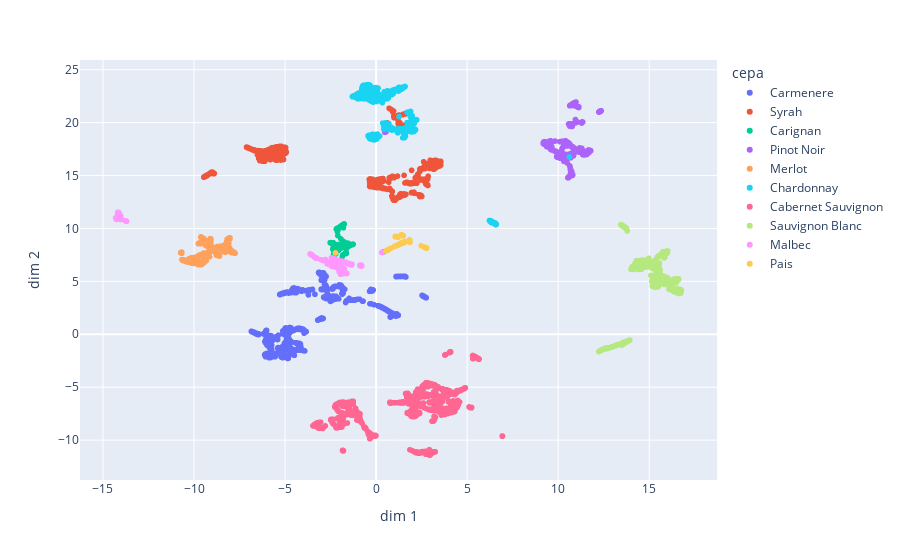

The cell this chart's notebook holds for it:
### Code cell
fig.show()

### Figure 1 — Plotly figure (JSON) as saved in the notebook; plotly's stock layout.template omitted (floating-point values rounded to 4 significant figures; data arrays with more than 128 entries replaced by an {"elided": "..."} marker saying what was removed)
{"data": [{"customdata": {"elided": "1398x1 str values"}, "hovertemplate": "cepa=Carmenere<br>dim 1=%{x}<br>dim 2=%{y}<br>name=%{customdata[0]}<extra></extra>", "legendgroup": "Carmenere", "marker": {"color": "#636efa", "symbol": "circle"}, "mode": "markers", "name": "Carmenere", "showlegend": true, "type": "scattergl", "x": {"elided": "1398 float values"}, "xaxis": "x", "y": {"elided": "1398 float values"}, "yaxis": "y"}, {"customdata": {"elided": "1161x1 str values"}, "hovertemplate": "cepa=Syrah<br>dim 1=%{x}<br>dim 2=%{y}<br>name=%{customdata[0]}<extra></extra>", "legendgroup": "Syrah", "marker": {"color": "#EF553B", "symbol": "circle"}, "mode": "markers", "name": "Syrah", "showlegend": true, "type": "scattergl", "x": {"elided": "1161 float values"}, "xaxis": "x", "y": {"elided": "1161 float values"}, "yaxis": "y"}, {"customdata": {"elided": "247x1 str values"}, "hovertemplate": "cepa=Carignan<br>dim 1=%{x}<br>dim 2=%{y}<br>name=%{customdata[0]}<extra></extra>", "legendgroup": "Carignan", "marker": {"color": "#00cc96", "symbol": "circle"}, "mode": "markers", "name": "Carignan", "showlegend": true, "type": "scattergl", "x": {"elided": "247 float values"}, "xaxis": "x", "y": {"elided": "247 float values"}, "yaxis": "y"}, {"customdata": {"elided": "723x1 str values"}, "hovertemplate": "cepa=Pinot Noir<br>dim 1=%{x}<br>dim 2=%{y}<br>name=%{customdata[0]}<extra></extra>", "legendgroup": "Pinot Noir", "marker": {"color": "#ab63fa", "symbol": "circle"}, "mode": "markers", "name": "Pinot Noir", "showlegend": true, "type": "scattergl", "x": {"elided": "723 float values"}, "xaxis": "x", "y": {"elided": "723 float values"}, "yaxis": "y"}, {"customdata": {"elided": "499x1 str values"}, "hovertemplate": "cepa=Merlot<br>dim 1=%{x}<br>dim 2=%{y}<br>name=%{customdata[0]}<extra></extra>", "legendgroup": "Merlot", "marker": {"color": "#FFA15A", "symbol": "circle"}, "mode": "markers", "name": "Merlot", "showlegend": true, "type": "scattergl", "x": {"elided": "499 float values"}, "xaxis": "x", "y": {"elided": "499 float values"}, "yaxis": "y"}, {"customdata": {"elided": "988x1 str values"}, "hovertemplate": "cepa=Chardonnay<br>dim 1=%{x}<br>dim 2=%{y}<br>name=%{customdata[0]}<extra></extra>", "legendgroup": "Chardonnay", "marker": {"color": "#19d3f3", "symbol": "circle"}, "mode": "markers", "name": "Chardonnay", "showlegend": true, "type": "scattergl", "x": {"elided": "988 float values"}, "xaxis": "x", "y": {"elided": "988 float values"}, "yaxis": "y"}, {"customdata": {"elided": "1659x1 str values"}, "hovertemplate": "cepa=Cabernet Sauvignon<br>dim 1=%{x}<br>dim 2=%{y}<br>name=%{customdata[0]}<extra></extra>", "legendgroup": "Cabernet Sauvignon", "marker": {"color": "#FF6692", "symbol": "circle"}, "mode": "markers", "name": "Cabernet Sauvignon", "showlegend": true, "type": "scattergl", "x": {"elided": "1659 float values"}, "xaxis": "x", "y": {"elided": "1659 float values"}, "yaxis": "y"}, {"customdata": {"elided": "956x1 str values"}, "hovertemplate": "cepa=Sauvignon Blanc<br>dim 1=%{x}<br>dim 2=%{y}<br>name=%{customdata[0]}<extra></extra>", "legendgroup": "Sauvignon Blanc", "marker": {"color": "#B6E880", "symbol": "circle"}, "mode": "markers", "name": "Sauvignon Blanc", "showlegend": true, "type": "scattergl", "x": {"elided": "956 float values"}, "xaxis": "x", "y": {"elided": "956 float values"}, "yaxis": "y"}, {"customdata": {"elided": "371x1 str values"}, "hovertemplate": "cepa=Malbec<br>dim 1=%{x}<br>dim 2=%{y}<br>name=%{customdata[0]}<extra></extra>", "legendgroup": "Malbec", "marker": {"color": "#FF97FF", "symbol": "circle"}, "mode": "markers", "name": "Malbec", "showlegend": true, "type": "scattergl", "x": {"elided": "371 float values"}, "xaxis": "x", "y": {"elided": "371 float values"}, "yaxis": "y"}, {"customdata": {"elided": "176x1 str values"}, "hovertemplate": "cepa=Pais<br>dim 1=%{x}<br>dim 2=%{y}<br>name=%{customdata[0]}<extra></extra>", "legendgroup": "Pais", "marker": {"color": "#FECB52", "symbol": "circle"}, "mode": "markers", "name": "Pais", "showlegend": true, "type": "scattergl", "x": {"elided": "176 float values"}, "xaxis": "x", "y": {"elided": "176 float values"}, "yaxis": "y"}], "layout": {"legend": {"title": {"text": "cepa"}, "tracegroupgap": 0}, "margin": {"t": 60}, "xaxis": {"anchor": "y", "domain": [0, 1], "title": {"text": "dim 1"}}, "yaxis": {"anchor": "x", "domain": [0, 1], "title": {"text": "dim 2"}}}}
